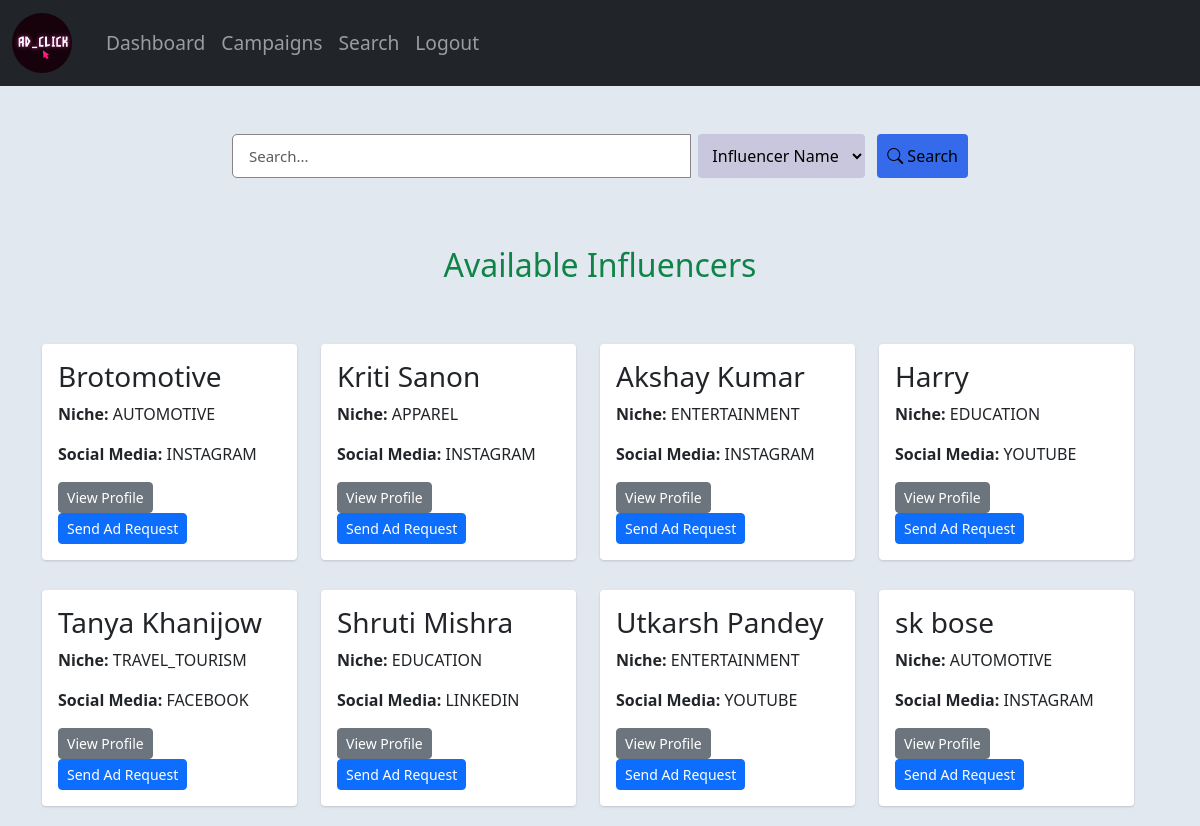
Page /search (signed in) on the committed database.
### app.py (models this page shows, shortened)
class User(db.Model):
    __tablename__ = 'user'
    id = db.Column(db.Integer, primary_key=True)
    username = db.Column(db.String(40), unique=True, nullable=False)
    passhash = db.Column(db.String(512), nullable=False)
    name = db.Column(db.String(40), nullable=False)
    email = db.Column(db.String(120), unique=True, nullable=False)
    role = db.Column(db.String(20), nullable=False)
    niche = db.Column(db.String(20))
    socialnet = db.Column(db.String(20))
    flag = db.Column(db.Boolean, default=False)
    profile = db.relationship('Profile', back_populates='user', uselist=False)
    campaigns = db.relationship('Campaign', back_populates='sponsor')
    ad_requests_sent = db.relationship('AdRequest', foreign_keys='AdRequest.sender_id', back_populates='sender')
    ad_requests_received = db.relationship('AdRequest', foreign_keys='AdRequest.receiver_id', back_populates='receiver')
    ratings_given = db.relationship('Rating', foreign_keys='Rating.rater_id', back_populates='rater')
    ratings_received = db.relationship('Rating', foreign_keys='Rating.ratee_id', back_populates='ratee')
    @property
    def password(self):
        raise AttributeError('password is not a readable attribute')

### routes.py (the view)
@app.route('/search', methods=['GET','POST'])
@check_flagged_user
@login_required
def search():
    user = User.query.get(session['user_id'])
    query = request.args.get('query', '')
    filter_type = request.args.get('filter', 'campaign_title')  # default to campaign_title if not specified
    if user.role == 'influencer':
        if filter_type:
            if filter_type == 'campaign_title':
                public_campaigns = Campaign.query.filter(
                    and_(
                        Campaign.visibility == 'Public',
                        Campaign.title.ilike(f"%{query}%")
                    )
                )
                private_campaigns = Campaign.query.join(User).filter(
                    and_(
                        Campaign.visibility == 'Private',
                        User.role == 'sponsor',
                        User.niche == user.niche,
                        Campaign.title.ilike(f"%{query}%")
                    )
                )
                campaigns = public_campaigns.union(private_campaigns).all()
            elif filter_type == 'campaign_niche':
                public_campaigns = Campaign.query.join(User).filter(
                    and_(
                        Campaign.visibility == 'Public',
                        User.role == 'sponsor',
                        User.niche.ilike(f"%{query}%")
                    )
                )
                private_campaigns = Campaign.query.join(User).filter(
                    and_(
                        Campaign.visibility == 'Private',
                        User.role == 'sponsor',
                        User.niche == user.niche,
                        User.niche.ilike(f"%{query}%")
                    )
                )
                campaigns = public_campaigns.union(private_campaigns).all()
            elif filter_type == 'campaign_budget':
                public_campaigns = Campaign.query.filter(
                    and_(
                        Campaign.visibility == 'Public',
                        Campaign.budget >= float(query)
                    )
                )
                private_campaigns = Campaign.query.join(User).filter(
                    and_(
                        Campaign.visibility == 'Private',
                        User.role == 'sponsor',
                        User.niche == user.niche,
                        Campaign.budget >= float(query)
                    )
                )
                campaigns = public_campaigns.union(private_campaigns).all()
        else:
            public_campaigns = Campaign.query.filter_by(visibility='Public').all()
            niche_campaigns = Campaign.query.join(User).filter(
                and_(
                    Campaign.visibility == 'Private',
                    User.role == 'sponsor',
                    User.niche == user.niche,
                    Campaign.user_id == User.id
                )
            ).all()
            campaigns = public_campaigns + niche_campaigns
        return render_template('search.html', campaigns=campaigns, role='influencer')
    elif user.role == 'sponsor':
        if filter_type == 'influencer_name':
            influencers = User.query.filter(
                (User.role == 'influencer') & (User.name.ilike(f"%{query}%"))
            ).all()
        elif filter_type == 'influencer_niche':
            influencers = User.query.filter(
                (User.role == 'influencer') & (User.niche.ilike(f"%{query}%"))
            ).all()
        elif filter_type == 'influencer_social':
            influencers = User.query.filter(
                (User.role == 'influencer') & (User.socialnet.ilike(f"%{query}%"))  # Assuming socialnet represents followers or use the appropriate field
            ).all()
        else:
            influencers = User.query.filter_by(role='influencer', flag=False).all()
        return render_template('search.html', influencers=influencers, role='sponsor')

### routes.py (called while the page is built)
@app.context_processor
def inject_user():
    user_id = session.get('user_id')
    user = User.query.get(user_id) if user_id else None
    return {'user': user}

def login_required(func):
    @wraps(func)
    def wrapper(*args, **kwargs):
        if 'user_id' not in session:
            flash('You need to be logged in to access that page.', 'danger')
            return redirect(url_for('login'))
        return func(*args, **kwargs)
    return wrapper

def check_flagged_user(f):
    @wraps(f)
    def decorated_function(*args, **kwargs):
        user = User.query.get(session.get('user_id'))
        if user and user.flag:
            session.clear()
            flash("You have been logged out because you were flagged by the admin.", 'danger')
            return redirect(url_for('login'))
        return f(*args, **kwargs)
    return decorated_function

### templates/search.html (shortened to what this page needs)
{% extends 'layout.html' %}
{% block content %}
<link rel="stylesheet" href="{{ url_for('static', filename='profile.css') }}">
<body>
    <div class="container mt-5">
        <div class="row justify-content-center">
            <div class="col-md-8">
                <form class="form-inline" action="{{ url_for('search') }}" method="GET">
                    <div class="input-group w-100">
                        <input type="text" class="form-control" name="query" placeholder="Search..." aria-label="Search" value="{{ request.args.get('query', '') }}">
                        <div class="input-group-append">
                            {% if user.role == 'sponsor' %}
                                <select class="custom-select", name="filter" id="filter">
                                    <option value="influencer_name" {% if request.args.get('filter') == 'influencer_name' %}selected{% endif %}>Influencer Name</option>
                                </select>
                            {% endif %}
                            <button class="custom-select-button" type="submit">
                                <i class="bi bi-search"></i>
                                Search
                            </button>
                        </div>
                    </div>
                </form>
            </div>
        </div>
        <div class="row mt-5">
            {% if user.role == 'sponsor' %}
                <h2 class="heading">Available Influencers</h2>
                {% if influencers %}
                    <div class="row">
                        {% for influencer in influencers %}
                            {% if not influencer.flag %}
                            <div class="col-xl-3 col-sm-6 col-12">
                                <div class="card">
                                    <div class="card-content">
                                        <div class="card-body">
                                            <div class="media d-flex">
                                                <div class="media-body">
                                                    <h3>{{ influencer.name }}</h3>
                                                    <p><b>Niche:</b> {{ influencer.niche | upper }}</p>
                                                    <p><b>Social Media:</b> {{ influencer.socialnet | upper }}</p>
                                                    <button type="button" class="btn btn-secondary btn-sm" onclick="window.location.href='{{ url_for('view_profile', user_id=influencer.id) }}'">View Profile</button>
                                                    <button type="button" class="btn btn-primary btn-sm" data-bs-toggle="modal" data-bs-target="#adRequestModal{{ influencer.id }}">Send Ad Request</button>
                                                </div>
                                            </div>
                                        </div>
                                    </div>
                                </div>
                            </div>
                            {% endif %}
                        {% endfor %}
                {% else %}
                    <h3 class='disappoint'>No influencers are available.</h3>
                {% endif %}
            {% endif %}
        </div>
    </div>
{% endblock %}

### templates/layout.html (shortened to what this page needs)
<!DOCTYPE html>
<html lang="en">
<head>
<link href="https://cdn.jsdelivr.net/npm/bootstrap@5.3.3/dist/css/bootstrap.min.css" rel="stylesheet">
<link rel="stylesheet" href="{{ url_for('static', filename='edit_profile.css') }}">
<link rel="stylesheet" href="https://cdnjs.cloudflare.com/ajax/libs/bootstrap-icons/1.8.1/font/bootstrap-icons.min.css">
</head>
<body>
  <nav class="navbar navbar-expand-lg navbar-dark bg-dark custom-navbar">
    <div class="container-fluid">
        <a class="navbar-brand custom-brand" href="#">
            <img src="{{ url_for('static', filename='uploads/ad_click.png') }}" alt="Brand Logo" class="brand-logo">
        </a>
        <div class="collapse navbar-collapse" id="navbarNav">
            <ul class="navbar-nav">
                {% if user.role == 'influencer' %}
                <li class="nav-item">
                    <a class="nav-link btn btn-primary custom-btn" href="{{ url_for('profile') }}" role="button" aria-expanded="false">
                        Dashboard
                    </a>
                </li>
                <li class="nav-item">
                    <a class="nav-link btn btn-primary custom-btn" href="{{ url_for('search') }}" role="button">
                        Search
                    </a>
                </li>
                <li class="nav-item">
                    <a class="nav-link btn btn-primary custom-btn" href="{{ url_for('reviews') }}" role="button">
                        Reviews
                    </a>
                </li>
                <li class="nav-item">
                    <a class="nav-link btn btn-danger custom-btn" href="{{ url_for('logout') }}" role="button">
                        Logout
                    </a>
                </li>
                {% elif user.role == 'sponsor' %}
                <li class="nav-item">
                    <a class="nav-link btn btn-primary custom-btn" href="{{ url_for('profile') }}" role="button" aria-expanded="false">
                        Dashboard
                    </a>
                </li>
                <li class="nav-item">
                    <a class="nav-link btn btn-primary custom-btn" href="{{ url_for('campaigns') }}" role="button" aria-expanded="false">
                        Campaigns
                    </a>
                </li>
                <li class="nav-item">
                    <a class="nav-link btn btn-primary custom-btn" href="{{ url_for('search') }}" role="button" aria-expanded="false">
                        Search
                    </a>
                </li>
                <li class="nav-item">
                    <a class="nav-link btn btn-danger custom-btn" href="{{ url_for('logout') }}" role="button" aria-expanded="false">
                        Logout
                    </a>
                </li>
                {% endif %}
            </ul>
        </div>
    </div>
</nav>
  {% block content %}
  {% endblock %}
</div>
</body>
</html>

### static/edit_profile.css (style rules this page uses)
body { margin-top:0px; margin-bottom: 20px; color: #232429; }
.form-control { display: block; width: 100%; padding: 0.5rem 1rem; font-size: 0.9375rem; font-weight: 400; line-height: 1.6; color: #29292e; background-color: #fff; background-clip: padding-box; border: 1px solid #8b8189; -webkit-appearance: none; -moz-appearance: none; appearance: none; border-radius: 5px; -webkit-transition: border-color 0.15s ease-in-out, -webkit-box-shadow 0.15s ease-in-out; transition: border-color 0.15s ease-in-out, -webkit-box-shadow 0.15s ease-in-out; transition: border-color 0.15s ease-in-out, box-shadow 0.15s ease-in-out; transition: border-color 0.15s ease-in-out, box-shadow 0.15s ease-in-out, -webkit-box-shadow 0.15s ease-in-out; }

### static/profile.css (style rules this page uses)
body { color: #1a202c!important; text-align: left; background-color: #e2e8f0; }
.card { box-shadow: 0 1px 3px 0 rgba(0,0,0,.1), 0 1px 2px 0 rgba(0,0,0,.06); }
.card { position: relative; display: flex; flex-direction: column; min-width: 0; word-wrap: break-word; background-color: #fff; background-clip: border-box; border: 0 solid rgba(0,0,0,.125); border-radius: .25rem; }
.card-body { flex: 1 1 auto; min-height: 1px; padding: 1rem; }

### templates/search.html (style rules this page uses)
form { display: flex; flex-direction: column; align-items: center; }
h2 { margin-bottom: 20px; text-align: center; color: #444b52; }
.heading { margin-top: 20px; margin-bottom: 30px; text-align: center; color: #0f8447; }
.custom-select { display: inline-block; position: relative; font-family: inherit; margin-left: 8px; border: none; padding: 10px; text-align: center; border-radius: 4px; background-color: #c9c7de; transition: background-color 0.3s ease-in-out; }
.custom-select-button { display: inline-block; position: relative; font-family: inherit; margin-left: 8px; border: none; padding: 10px; text-align: center; border-radius: 4px; background-color: rgb(53, 107, 235); transition: background-color 0.3s ease-in-out; }
.card { margin-top: 30px; }

### templates/layout.html (style rules this page uses)
.custom-navbar { padding: .5rem 0; display: flex; justify-content: center; }
.custom-navbar .navbar-nav { display: flex; margin-left: 10px; width: 100%; }
.custom-navbar .nav-link { font-size: 1.2rem; }
.brand-logo { width: 60px; height: 60px; object-fit: cover; border-radius: 50%; overflow: hidden; }

### rows in the picture
User: name "Brotomotive", niche "AUTOMOTIVE", socialnet "INSTAGRAM"
User: name "Kriti Sanon", niche "APPAREL", socialnet "INSTAGRAM"
User: name "Akshay Kumar", niche "ENTERTAINMENT", socialnet "INSTAGRAM"
User: name "Harry", niche "EDUCATION", socialnet "YOUTUBE"
User: name "Tanya Khanijow", niche "TRAVEL_TOURISM", socialnet "FACEBOOK"
User: name "Shruti Mishra", niche "EDUCATION", socialnet "LINKEDIN"
User: name "Utkarsh Pandey", niche "ENTERTAINMENT", socialnet "YOUTUBE"
User: name "sk bose", niche "AUTOMOTIVE", socialnet "INSTAGRAM"
